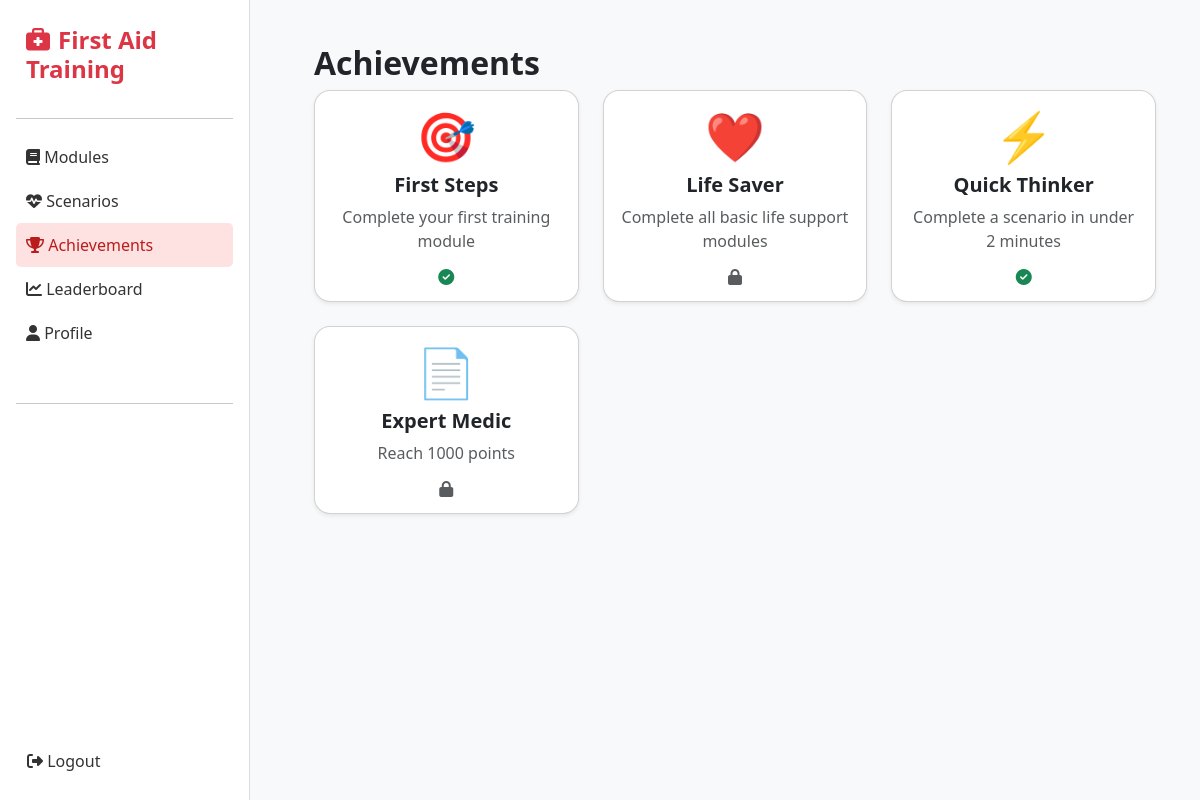
The app's page /achievements/ (signed in), older data.
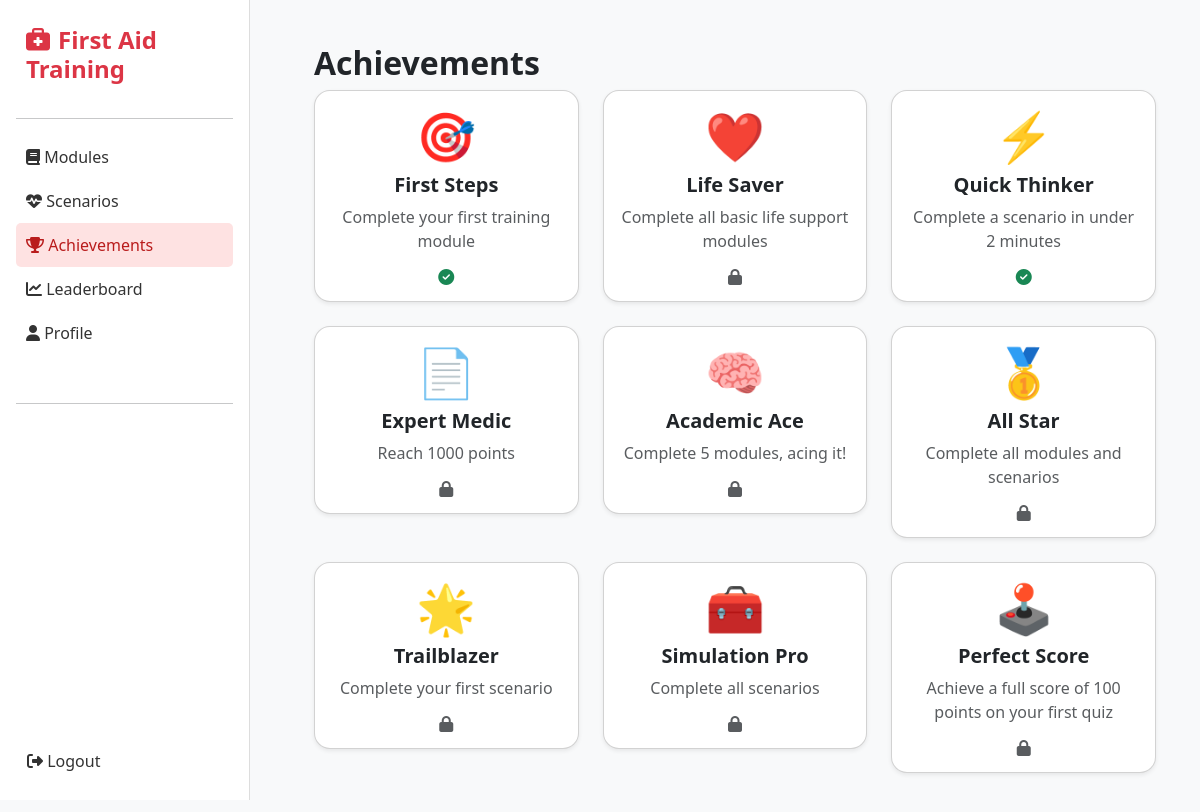
The same page, newer data.
### training/models.py (models this page shows)
class Achievement(models.Model):
    title = models.CharField(max_length=100)
    description = models.TextField()
    icon = models.CharField(max_length=100, help_text="CSS class or image name for the achievement icon")
    def __str__(self):
        return self.title

### training/views.py (the view)
# urls.py: path('achievements/', views.achievements, name='achievements'),
@login_required
def achievements(request):
    print(">> Achievements view loaded")
    user_progress = UserModuleProgress.objects.filter(user=request.user)
    total_points = user_progress.aggregate(total=models.Sum('score'))['total'] or 0
    completed_modules_count = user_progress.filter(completed=True).count()
    all_achievements = Achievement.objects.all()
    user_achievements = UserAchievement.objects.filter(user=request.user)
    earned_ids = {ua.achievement.id for ua in user_achievements}
    achievements_by_title = {a.title: a for a in all_achievements}
    def unlock(title, condition):
        print(f"Checking unlock: {title}, Condition: {condition}")
        if title in achievements_by_title:
            achievement = achievements_by_title[title]
            print(f"Achievement found: {achievement}")
            if condition and achievement.id not in earned_ids:
                print("Unlocking achievement...")
                UserAchievement.objects.create(user=request.user, achievement=achievement)
                messages.success(request, f"Achievement Unlocked: {title}!")
                earned_ids.add(achievement.id)
            else:
                print("Already earned or condition false.")
        else:
            print(f"Title '{title}' not found in achievements_by_title")
    unlock('First Steps', completed_modules_count >= 1)
    unlock('Life Saver', completed_modules_count == 10)
    unlock('Quick Thinker', user_progress.filter(completed=True, time_spent__lt=30).exists())
    unlock('Expert Medic', total_points == 1000)
    achievements_data = [
        {
            'achievement': ach,
            'achieved': ach.id in earned_ids
        }
        for ach in all_achievements
    ]
    context = {
        'achievements': achievements_data,
        'unlocked_count': len(earned_ids),
        'earned_ids': earned_ids,
    }
    print("Context being sent to template:", context)
    return render(request, 'achievements.html', context)

### training/templates/achievements.html (shortened to what this page needs)
{% extends "base.html" %}
{% block content %}
<div class="container-fluid p-4">
    <h2 class="fw-bold">Achievements</h2>
    <div class="row g-4">
        {% for entry in achievements %}
            {% with achievement=entry.achievement achieved=entry.achieved %}
            <div class="col-4">
                <div class="card achievement-card {% if achieved %}unlocked{% else %}locked{% endif %} text-center p-3 shadow-sm rounded-4">
                    <h1 style="font-size: 3rem;">
                        {% if achievement.icon|length < 4 %}
                            {{ achievement.icon }}
                        {% else %}
                            <i class="{{ achievement.icon }}"></i>
                        {% endif %}
                    </h1>
                    <h5 class="fw-bold">{{ achievement.title }}</h5>
                    <p class="text-muted">{{ achievement.description }}</p>
                    {% if achieved %}
                        <i class="fa fa-check-circle text-success"></i>
                    {% else %}
                        <i class="fa fa-lock text-muted"></i>
                    {% endif %}
                </div>
            </div>
            {% endwith %}
        {% endfor %}
    </div>
</div>
{% endblock %}

### training/templates/base.html (shortened to what this page needs)
{% load static %}
<!DOCTYPE html>
<html lang="en">
<head>
    <link href="https://cdn.jsdelivr.net/npm/bootstrap@5.3.0/dist/css/bootstrap.min.css" rel="stylesheet">
    <link rel="stylesheet" href="https://cdnjs.cloudflare.com/ajax/libs/font-awesome/6.4.2/css/all.min.css">
</head>
<body>
    <div class="sidebar p-3">
        <a href="{% url 'home' %}" class="text-decoration-none">
            <h4 class="text-danger fw-bold">
                <i class="fa-solid fa-briefcase-medical me-2"></i>First Aid Training
            </h4>
        </a>
        <hr>
        <a href="{% url 'modules' %}" class="nav-link"><i class="fas fa-book"></i> Modules</a>
        <a href="{% url 'scenarios' %}" class="nav-link"><i class="fas fa-heartbeat"></i> Scenarios</a>
        <a href="{% url 'achievements' %}" class="nav-link"><i class="fas fa-trophy"></i> Achievements</a>
        <a href="{% url 'leaderboard' %}" class="nav-link"><i class="fas fa-chart-line"></i> Leaderboard</a>
        <a href="{% url 'profile' %}" class="nav-link"><i class="fas fa-user"></i> Profile</a>
        <hr class="mt-5">
        {% if user.is_authenticated %}
            <a href="{% url 'logout' %}" class="btn logout-btn">
                <i class="fas fa-sign-out-alt"></i> Logout
            </a>
        {% endif %}
    </div>
    <div class="main-content">
        {% block content %} {% endblock %}
    </div>
</body>
</html>

Row changes from the older to the newer data that the page shows:
added Achievement: achievement.icon "🧠", achievement "Academic Ace", achievement.description "Complete 5 modules, acing it!"
added Achievement: achievement.icon "🥇", achievement "All Star", achievement.description "Complete all modules and scenarios"
added Achievement: achievement.icon "🌟", achievement "Trailblazer", achievement.description "Complete your first scenario"
added Achievement: achievement.icon "🧰", achievement "Simulation Pro", achievement.description "Complete all scenarios"
added Achievement: achievement.icon "🕹️", achievement "Perfect Score", achievement.description "Achieve a full score of 100 points on your first quiz"
